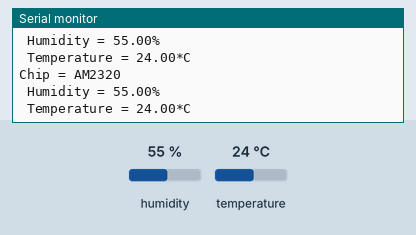
Recording of a sketch running on a simulated Arduino Uno, built with avr-gcc and run on an emulated ATmega328P. Shown: the last lines printed to the serial monitor. The inputs (shaded band) are chosen by the test bench; at power-on: humidity 55 %, temperature 24 °C.

Above: at 2.8 s.
2.9 s: humidity set to 22 %
At 4.5 s:
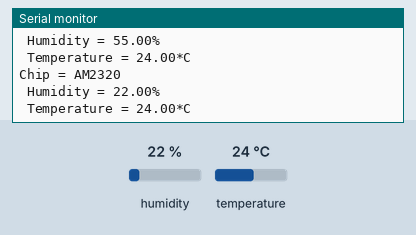
5.6 s: temperature set to 12 °C
At 7.6 s:
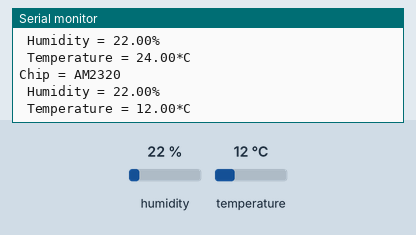
8.3 s: humidity set to 40 %
At 11.3 s:
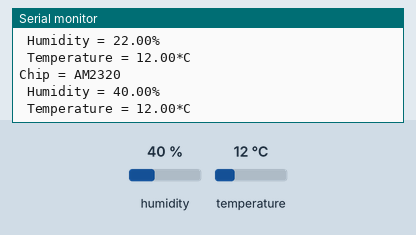
Timing chart, 0 to 12.8 s (numbered marks = the images above; inputs shaded):
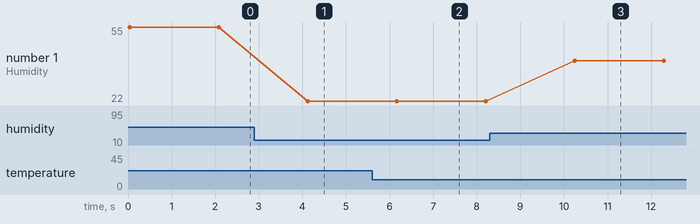

The sketch:

sketch_nov18a.ino
```cpp
#include <Wire.h>
#include <AM2320.h>

AM2320 th;

void setup() {
Serial.begin(9600);
Wire.begin();
}

void loop() {
Serial.println("Chip = AM2320");
switch(th.Read()) {
case 2:
Serial.println(" CRC failed");
break;
case 1:
Serial.println(" Sensor offline");
break;
case 0:
Serial.print(" Humidity = ");
Serial.print(th.h);
Serial.println("%");
Serial.print(" Temperature = ");
Serial.print(th.t);
Serial.println("*C");
Serial.println();
break;
}
delay(2000);
}
```

Measured:
- after the input at 2.9 s, the serial monitor: prints a new line after 1.2 s (image 1)
- after the input at 5.6 s, the serial monitor: prints a new line after 0.59 s (image 2)
- after the input at 8.3 s, the serial monitor: prints a new line after 1.9 s (image 3)
- plotted number 1: 55 → 22 after the input at 2.9 s, 22 → 40 after the input at 8.3 s
